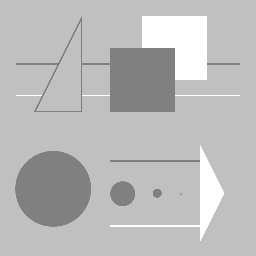
#> input picture Project-2/edges-lines-orig.png, 256 x 256 px
$ jupyter execute --allow-errors 'CV HW3 Programming.ipynb'   (shell and % lines are left out)   (Python 2 division)
#> lines starting #> are read from the running program, lines starting #| are printed output that depends on the picture; after the words box and inside, x2 and y2 are one past the last pixel; in counts of white or black regions, pixels touching at a corner belong together
[cell 1]
import os
import sys
import numpy as np
import cv2
import math
import matplotlib.pyplot as plt

[cell 2]
def scaleImageNN(image, sx, sy):
    """
    Consider the image to be a numoy array
    sx, sy contains resizing information for x and y axis.
    intepolationType tells which type of interpolation to use - Nearest Neighbors / Bilinear

    """
    newImage = np.zeros_like(image)
    scale = np.array([[sx,0,0],[0,sy,0],[0,0,1]])
    inv_scale = np.linalg.inv(scale)
    for x in range(newImage.shape[0]):
        for y in range(newImage.shape[1]):
            point = np.array([[x],[y],[1]])
            new_point = np.matmul(inv_scale,point)
            a = int(new_point[0][0])
            b = int(new_point[1][0])
            #check if new image coordinates are present in the image
            if a < image.shape[0] and b < image.shape[1]:
            #if a > 0 and a < image.shape[0] and b > 0 and b < image.shape[1]:
                newImage[x][y] = image[a][b]
    return newImage

[cell 3]
img = cv2.imread('edges-lines-orig.png',0)
#> img is the input picture: shape (256, 256); min 128, max 255, mean 186.7
plt.imshow(img,cmap='gray')

[cell 4]
newScaledImage = scaleImageNN(img,2,2)
plt.imshow(newScaledImage,cmap='gray')

[cell 5]
def translateImageNN(image,tx, ty):
#> called with tx = 60, ty = 60
    newImage = np.zeros_like(image)
    translate = np.array([[1,0,tx],[0,1,ty],[0,0,1]])
    inv_translate = np.linalg.inv(translate)
    for x in range(newImage.shape[0]):
        for y in range(newImage.shape[1]):
            point = np.array([[x],[y],[1]])
            new_point = np.matmul(inv_translate,point)
            a = int(new_point[0][0])
            b = int(new_point[1][0])
            #check if new image coordinates are present in the image
            if a > 0 and a < image.shape[0] and b > 0 and b < image.shape[1]:
                newImage[x][y] = image[a][b]
    return newImage

[cell 6]
newTranslatedImage = translateImageNN(img,60,60)
plt.imshow(newTranslatedImage,cmap ='gray')

[cell 7]
plt.imshow(img,cmap='gray')

[cell 8]
def rotateImageNN(image, degreeTheta):
#> called with degreeTheta = 10
    radians = math.radians(degreeTheta)
    sinTheta = math.sin(radians)
    cosTheta = math.cos(radians)
    newImage = np.zeros_like(image)
    rotate = np.array([[cosTheta,-sinTheta,0],[sinTheta,cosTheta,0],[0,0,1]])
    inv_rotate = np.linalg.inv(rotate)
    for x in range(newImage.shape[0]):
        for y in range(newImage.shape[1]):
            point = np.array([[x],[y],[1]])
            new_point = np.matmul(inv_rotate,point)
            a = int(new_point[0][0])
            b = int(new_point[1][0])
            #check if new image coordinates are present in the image
            if a > 0 and a < image.shape[0] and b > 0 and b < image.shape[1]:
            #if a < image.shape[0] and b < image.shape[1]:
                newImage[x][y] = 2*image[a][b]
    return newImage

[cell 9]
newRotatedImage = rotateImageNN(img,10)
plt.imshow(newRotatedImage,cmap='gray')

[cell 10]
def scaleBilinearTransformation(image, sx, sy):
#> called with sx = 2, sy = 2
    newImage = np.zeros_like(image)
    scale = np.array([[sx,0,0],[0,sy,0],[0,0,1]])
    inv_scale = np.linalg.inv(scale)
    for x in range(newImage.shape[0]):
        for y in range(newImage.shape[1]):
            point = np.array([[x],[y],[1]])
            new_point = np.matmul(inv_scale,point)
            a,b = new_point[0][0] , new_point[1][0]
            xc,xf = int(math.ceil(a)),int(math.floor(a))
            yc,yf = int(math.ceil(b)),int(math.floor(b))
            if xc == xf and yc == yf:
                intensity = image[xc,yc]
            elif xc == xf:
                intensity = image[xc, yc] * (b - yf) + image[xc, yf] * (yc - b)
            elif yc == yf:
                 intensity = image[xc, yc] * (a - xf) + image[xf, yc] * (xc - a)
            else :
                intensity = image[xf, yf] * ((xc - x) * (yc - y)) +\
                        image[xf, yc] * ((xc - x) * (y - yf)) +\
                        image[xc, yf] * ((x - xf) * (yc - y)) +\
                        image[xc, yc] * ((x - xf) * (y - yf))
            newImage[x][y] = 2*intensity
    return newImage

[cell 11]
scaledimgBL = scaleBilinearTransformation(img,2,2)

[cell 12]
plt.imshow(scaledimgBL,cmap='gray')

[cell 13]
def translateBilinearTransformation(image, tx, ty):
#> called with tx = 55, ty = 50
    newImage = np.zeros_like(image)
    translate = np.array([[1,0,tx],[0,1,ty],[0,0,1]])
    inv_translate = np.linalg.inv(translate)
    intensity = 0
    row , col = image.shape[0] , image.shape[1]
#> row = 256; col = 256
    for x in range(newImage.shape[0]):
        for y in range(newImage.shape[1]):
            point = np.array([[x],[y],[1]])
            new_point = np.matmul(inv_translate,point)
            a,b = new_point[0][0] , new_point[1][0]
            if a < 0 or b < 0:
                continue
            xc,xf = int(math.ceil(a)),int(math.floor(a))
            yc,yf = int(math.ceil(b)),int(math.floor(b))
            if ((xc < row and xc > 0) and (yc < col and yc > 0) and (xf > 0 and xf < row) and (yf > 0 and yf < col)):
                if xc == xf and yc == yf:
                    intensity = image[xc,yc]
                elif xc == xf:
                    intensity = image[xc, yc] * (b - yf) + image[xc, yf] * (yc - b)
                elif yc == yf:
                    intensity = image[xc, yc] * (a - xf) + image[xf, yc] * (xc - a)
                else :
                    intensity = image[xf, yf] * (math.abs(xc - x) * math.abs(yc - y)) +\
                    image[xf, yc] * ((xc - x) * (y - yf)) +\
                    image[xc, yf] * ((x - xf) * (yc - y)) +\
                    image[xc, yc] * ((x - xf) * (y - yf))
            newImage[x][y] = 2*intensity
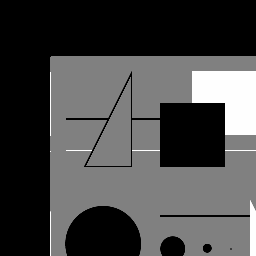
#> newImage: shape (256, 256); min 0, max 254, mean 70.8
    return newImage

[cell 14]
translatedimgBL = translateBilinearTransformation(img,55,50)
plt.imshow(translatedimgBL,cmap='gray')

[cell 15]
def rotateBilinearTransformation(image, degreeTheta):
#> called with degreeTheta = 10
    newImage = np.zeros_like(image)
    radians = math.radians(degreeTheta)
    sinTheta = math.sin(radians)
    cosTheta = math.cos(radians)
    newImage = np.zeros_like(image)
    rotate = np.array([[cosTheta,-sinTheta,0],[sinTheta,cosTheta,0],[0,0,1]])
    inv_rotate = np.linalg.inv(rotate)
    intensity = 0
    row , col = image.shape[0] , image.shape[1]
#> row = 256; col = 256
    for x in range(newImage.shape[0]):
        for y in range(newImage.shape[1]):
            point = np.array([[x],[y],[1]])
            new_point = np.matmul(inv_rotate,point)
            a,b = new_point[0][0] , new_point[1][0]
            if a < 0 or b < 0:
                continue
            xc,xf = int(math.ceil(a)),int(math.floor(a))
            yc,yf = int(math.ceil(b)),int(math.floor(b))
            if ((xc < row and xc > 0) and (yc < col and yc > 0) and (xf > 0 and xf < row) and (yf > 0 and yf < col)):
                if xc == xf and yc == yf:
                    intensity = image[xc,yc]
                elif xc == xf:
                    intensity = image[xc, yc] * (b - yf) + image[xc, yf] * (yc - b)
                elif yc == yf:
                    intensity = image[xc, yc] * (a - xf) + image[xf, yc] * (xc - a)
                else :
                    intensity = image[xf, yf] * ((xc - x) * (yc - y)) +\
                    image[xf, yc] * ((xc - x) * (y - yf)) +\
                    image[xc, yf] * ((x - xf) * (yc - y)) +\
                    image[xc, yc] * ((x - xf) * (y - yf))
            newImage[x][y] = 2*intensity
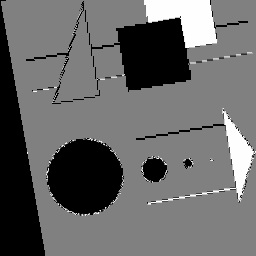
#> newImage: shape (256, 256); min 0, max 254, mean 104
    return newImage

[cell 16]
roatatedImgBL = rotateBilinearTransformation(img, 10)
plt.imshow(roatatedImgBL,cmap = 'gray')

[cell 17]
# [5 lines left out: function getCoordintes, not called in this run]

[cell 18]
test_img = np.zeros((512,512,3), np.uint8)
cv2.namedWindow('image')
cv2.setMouseCallback('image',getCoordintes)

[cell 19]
# [46 lines left out: functions pprint, gauss, not called in this run]

[cell 20]
# Test gauss elimination method
#matrixToSolve = np.array([[2.0,1.0,-1.0,8.0],[-3.0,-1.0,2.0,-11.0],[-2.0,1.0,2.0,-3.0]])
#matrixToSolve = np.array([[1.0,2.0,3.0,1.0],[4.0,5.0,6.0,1.0],[1.0,0,1.0,1.0]])
#gauss(matrixToSolve)

[cell 21]
X = np.array([[2,1,-1],[-3,-1,2],[-2,1,2]])
#X = np.array([[2,3,-2],[1,-1,1],[-1,2,2]])
y = np.array([8,-11,-3])
ans = np.linalg.solve(X,y)

[cell 22]
def calculateAffineMatrix(X,Y):
    return np.linalg.solve(X,Y)

[cell 23]
matrixToSolve = np.array([[49,108,1,0,0,0],[0,0,0,49,108,1],[178, 107,1,0,0,0],[0,0,0,178, 107,1],[104,  25,1,0,0,0],[0,0,0,104,  25,1]])
Y = np.array([[180],[107],[46],[112],[123],[200]])
ans = np.linalg.solve(matrixToSolve,Y)
print ans
#ans = np.dot(np.linalg.inv(matrixToSolve),Y)
#print ans

[cell 24]
# lets assume three points in the source and target image.
plt.imshow(img,cmap = 'gray')

[cell 25]
brain_up = cv2.imread('brain_up.jpeg',0)
#brain_down = cv2.imread('brain_down.jpeg',0)

#> (a cell that did not finish here is left out)

[cell 27]
#plt.imshow(brain_down,cmap='gray')

[cell 28]
def affineTransformation(image,affine_matrix):
    newImage = np.zeros_like(image)
    #scale = np.array([[sx,0,0],[0,sy,0],[0,0,1]])
    inv_affine_matrix = np.linalg.inv(affine_matrix)
    for x in range(newImage.shape[0]):
        for y in range(newImage.shape[1]):
            point = np.array([[x],[y],[1]])
            new_point = np.matmul(inv_affine_matrix,point)
            a = int(new_point[0][0])
            b = int(new_point[1][0])
            #check if new image coordinates are present in the image
            #if a < image.shape[0] and b < image.shape[1]:
            if a > 0 and a < image.shape[0] and b > 0 and b < image.shape[1]:
                newImage[x][y] = image[a][b]
    return newImage

[cell 29]
#matrixToSolve = np.array([[105,27,1,0,0,0],[0,0,0,105,27,1],[54,109,1,0,0,0],[0,0,0,54,109,1],[168,100,1,0,0,0],[0,0,0,168,100,1]])
#Y = np.array([[51],[109],[176],[104],[123],[199]])
matrixToSolve = np.array([[49,108,1,0,0,0],[0,0,0,49,108,1],[178,107,1,0,0,0],[0,0,0,178,107,1],[104,25,1,0,0,0],[0,0,0,104,25,1]])
Y = np.array([[180],[107],[46],[112],[123],[200]])
ans = np.linalg.solve(matrixToSolve,Y)
print ans

[cell 30]
t_matrix = np.array([[ans[0][0],ans[1][0],ans[2][0]],[ ans[3][0],ans[4][0],  ans[5][0]],[0,0,1]])
print t_matrix
#> (the rest of this cell did not finish here and is left out)

# Hough Transform

[cell 31]
def convolve2d(image, kernel, kernelsize):
    """
    This function assumes square kernels for now.
    """
    assert kernelsize%2 == 1 #this step is important
    kernel = np.flipud(np.fliplr(kernel))
    output = np.zeros_like(image)
    image_padded = np.zeros((image.shape[0] + kernelsize - 1, image.shape[1] + kernelsize - 1))
    skipfactor = (kernelsize-1)/2
    image_padded[skipfactor:-skipfactor, skipfactor:-skipfactor] = image
    for x in range(image.shape[0]):
        for y in range(image.shape[1]):
            output[x,y]=(kernel*image_padded[x:x+kernelsize,y:y+kernelsize]).sum()
    return output

[cell 32]
yderiv = np.array([[0,-0.5,0],[0,0,0],[0,0.5,0]])
xderiv = np.array([[0,0,0],[-0.5,0,0.5],[0,0,0]])

[cell 33]
# Calculation of Edge Map
def calculateEdgeMap(xderiv,yderiv):
    assert xderiv.shape == yderiv.shape
    output = np.zeros_like(xderiv)
    output = np.sqrt(np.square(xderiv) + np.square(yderiv))
    return output

### Smooth the image and derivate it to find edgemap

[cell 34]
hough_image = cv2.imread('mnn4-runway-Ohio.jpg',0)
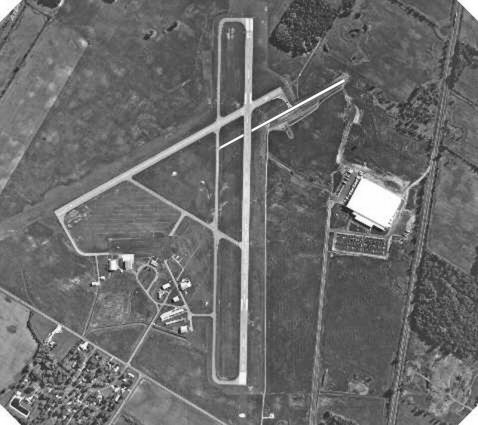
#> input picture Project-2/mnn4-runway-Ohio.jpg, 478 x 425 px
#> hough_image is the input picture: shape (425, 478); min 19, max 255, mean 107
plt.imshow(hough_image,cmap='gray')

[cell 35]
kernel5X5 = np.ones((13,13),np.float32)/169
smooth_hough_image = convolve2d(hough_image,kernel5X5,13)
plt.imshow(smooth_hough_image,cmap='gray')

[cell 36]
yderivimg = convolve2d(smooth_hough_image,yderiv,3)
plt.imshow(yderivimg,cmap='gray')

[cell 37]
xderivimg = convolve2d(smooth_hough_image,xderiv,3)
plt.imshow(xderivimg,cmap='gray')

[cell 38]
edgeMapImage = calculateEdgeMap(xderivimg,yderivimg)
edgeMapImage = (edgeMapImage / np.max(edgeMapImage)) * 255
edgeMapImage = edgeMapImage.astype(int) # this is an important step
plt.imshow(edgeMapImage,cmap='gray')

[cell 39]
def thresholding(image, threshold):
#> called with threshold = 100
    output = np.zeros_like(image)
    for i in range(image.shape[0]):
        for j in range(image.shape[1]):
            if image[i][j] < threshold :
                output[i][j] = 0
            else :
                output[i][j] = 255 #image[i][j]
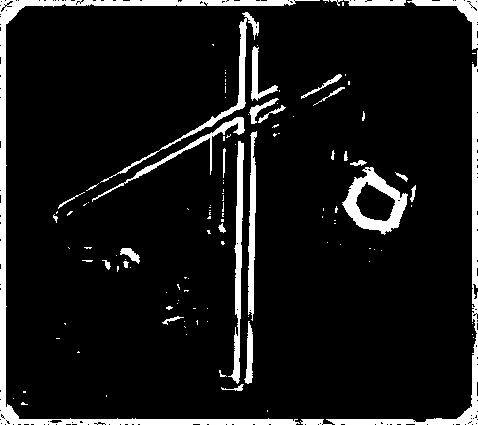
#> output: shape (425, 478) int64; 9.2% white; 126 white regions (92 under 20 px), largest, box (x1, y1, x2, y2) and area: (0, 0, 320, 425) 6045, (326, 50, 478, 425) 2838, (342, 167, 408, 235) 1708
    return output

[cell 40]
thresholdImage = thresholding(edgeMapImage,100)
plt.imshow(thresholdImage,cmap='gray')

[cell 41]
def houghTransform(image):
    diag = math.sqrt(math.pow(image.shape[0],2) + math.pow(image.shape[1],2))
#> diag = 639.6
    diag = int(diag)
#> diag = 639
    accumulator = np.zeros((diag,180))
    rho = 0
    for i in range(image.shape[0]):
        for j in range(image.shape[1]):
            if image[i][j] != 0:
                for theta in range(0,180):
                    rho = int(i * math.cos(math.radians(theta)) + j* math.sin(math.radians(theta)))
                    accumulator[rho][theta] = accumulator[rho][theta] + 1
    return accumulator

[cell 42]
acc = houghTransform(thresholdImage)

[cell 43]
plt.imshow(acc,aspect='auto')

[cell 44]
def findPeaksIndices(accumulator):
    output = []
    for i in range(accumulator.shape[0]):
        for j in range(accumulator.shape[1]):
            if accumulator[i][j] != 0 :
                output.append((i,j))
    return output

[cell 45]
acck = np.ones((5,5),np.float32)/25
smoothed_acc = convolve2d(acc, acck, 5)
#> call 4 of convolve2d, with kernel = array of shape (5, 5), kernelsize = 5
#> after the loop in convolve2d (call 4), `for x in range(image.shape[0]):`:
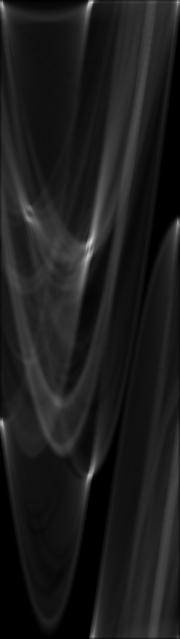
#> output: shape (639, 180) float64; min 0, max 209.4, mean 29
plt.imshow(smoothed_acc,aspect='auto')

[cell 46]
def nonMaximumSeparation(accumulator):
    indices = []
    output = np.zeros_like(accumulator)
    for i in range(1,accumulator.shape[0]-1):
        for j in range(1,accumulator.shape[1]-1):
            # if i am maximum in neighborhood, keep me, else make me 0
            me, up , down , left , right = accumulator[i][j] ,accumulator[i-1][j] \
            , accumulator[i+1][j] , accumulator[i][j-1], accumulator[i][j+1]
            upleft, upright, bottomleft, bottomright = accumulator[i-1][j-1] \
            , accumulator[i-1][j+1],accumulator[i+1][j-1],accumulator[i+1][j+1]
            #print up,down,left,right
            if me >= up and me >= down and me>=left and me>=right and me >=upleft and me>=upright \
            and me>=bottomleft and me>=bottomright:
                continue
                #output[i][j] = me
            else:
                indices.append((i,j))
#> after the loop, indices = 103472 items
                #output[i][j] = 0
    for point in indices:
        accumulator[point[0]][point[1]] = 0
#> this loop made 103472 passes
#> point on passes 1 to 3: (1, 1), (1, 2), (1, 3)
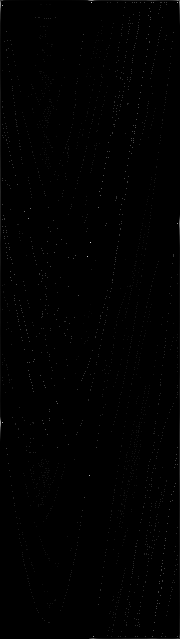
#> accumulator: shape (639, 180) float64; min 0, max 209.4, mean 0.9
    return accumulator

[cell 47]
edgyacc = nonMaximumSeparation(smoothed_acc)
plt.imshow(edgyacc,aspect='auto')

[cell 48]
threshold_acc = thresholding(edgyacc,137)
#> after the loop in thresholding (call 2), `for i in range(image.shape[0]):`: output: shape (639, 180) float64; 0.02% white in thin lines or dots
plt.imshow(threshold_acc,aspect='auto',cmap='gray')

[cell 49]
peaklist = findPeaksIndices(threshold_acc)
#> peaklist = [(0, 91), (0, 92), (2, 91), (2, 177), (3, 0), (4, 0), (5, 0), (5, 2), (218, 28), (223, 177), (242, 90), (256, 87), (421, 0), (422, 0), (422, 2), (423, 0), (424, 0), (475, 89), (636, 93)]
print peaklist
#| [(0, 91), (0, 92), (2, 91), (2, 177), (3, 0), (4, 0), (5, 0), (5, 2), (218, 28), (223, 177), (242, 90), (256, 87), (421, 0), (422, 0), (422, 2), (423, 0), (424, 0), (475, 89), (636, 93)]
#| [(0, 91), (0, 92), (2, 91), (2, 177), (3, 0), (4, 0), (5, 0), (5, 2), (218, 28), (223, 177), (242, 90), (256, 87), (421, 0), (422, 0), (422, 2), (423, 0), (424, 0), (475, 89), (636, 93)]

[cell 50]
def houghLines(peaklist,image):
    for point in peaklist:
        rho = point[0]
        theta = point[1]
        sintheta = math.sin(math.radians(theta))
        costheta = math.cos(math.radians(theta))
        if theta != 0:
            y1 = int(rho/sintheta)
            y2 = int((rho - image.shape[0]*costheta)/sintheta)
            cv2.line(image,(y1,0),(y2,image.shape[0]),(0,255,0),2)
#> this loop made 19 passes
#> (rho, theta, sintheta, costheta, y1, y2) on passes 1, 2, 3, 4, 8, 9, 10, 11, 12, 15, 18, 19: (0, 91, 1, -0.0175, 0, 7), (0, 92, 0.999, -0.0349, 0, 14), (2, 91, 1, -0.0175, 2, 9), (2, 177, 0.0523, -0.999, 38, 8147), (5, 2, 0.0349, 0.999, 143, -12027), (218, 28, 0.469, 0.883, 464, -334), (223, 177, 0.0523, -0.999, 4260, 12370), (242, 90, 1, 6.12e-17, 242, 241), (256, 87, 0.999, 0.0523, 256, 234), (422, 2, 0.0349, 0.999, 12091, -78), (475, 89, 1, 0.0175, 475, 467), (636, 93, 0.999, -0.0523, 636, 659)
#> (rho, theta, sintheta, costheta) on passes 5, 6, 7, 13, 14, 16: (3, 0, 0, 1), (4, 0, 0, 1), (5, 0, 0, 1), (421, 0, 0, 1), (422, 0, 0, 1), (423, 0, 0, 1)

[cell 51]
peaklist = findPeaksIndices(threshold_acc)
print peaklist

[cell 52]
test_hough_image = cv2.imread('mnn4-runway-Ohio.jpg',0)
houghLines(peaklist,test_hough_image)
plt.imshow(test_hough_image,cmap='gray')

[cell 53]
hough_image2 = test_hough_image = cv2.imread('two.png',0)
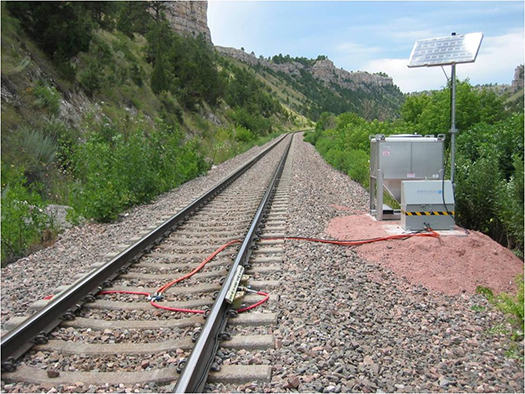
#> input picture Project-2/two.png, 525 x 394 px
#> hough_image2: shape (394, 525); min 0, max 255, mean 126.3
plt.imshow(hough_image2,cmap='gray')

[cell 54]
smooth_hough_image = convolve2d(hough_image2,kernel5X5,13)
plt.imshow(smooth_hough_image,cmap='gray')

[cell 55]
yderivimg = convolve2d(smooth_hough_image,yderiv,3)
plt.imshow(yderivimg,cmap='gray')

[cell 56]
xderivimg = convolve2d(smooth_hough_image,xderiv,3)
plt.imshow(xderivimg,cmap='gray')

[cell 57]
edgeMapImage = calculateEdgeMap(xderivimg,yderivimg)
edgeMapImage = (edgeMapImage / np.max(edgeMapImage)) * 255
#> edgeMapImage: shape (394, 525) float16
edgeMapImage = edgeMapImage.astype(int) # this is an important step
plt.imshow(edgeMapImage,cmap='gray')

[cell 58]
thresholdImage = thresholding(edgeMapImage,80)
#> call 3 of thresholding, with threshold = 80
#> after the loop in thresholding (call 3), `for i in range(image.shape[0]):`:
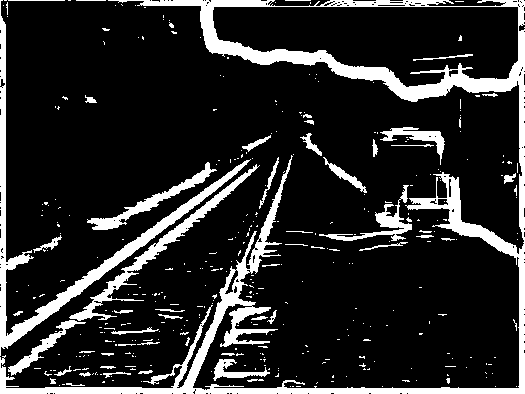
#> output: shape (394, 525) int64; 15.9% white; 364 white regions (311 under 20 px), largest, box (x1, y1, x2, y2) and area: (0, 0, 525, 394) 18169, (0, 0, 251, 356) 4994, (69, 164, 260, 321) 2104
plt.imshow(thresholdImage,cmap='gray')

[cell 59]
acc = houghTransform(thresholdImage)

[cell 60]
plt.imshow(acc,aspect='auto')

[cell 61]
acck = np.ones((5,5),np.float32)/25
smoothed_acc = convolve2d(acc, acck, 5)
#> after the loop in convolve2d (call 8), `for x in range(image.shape[0]):`:
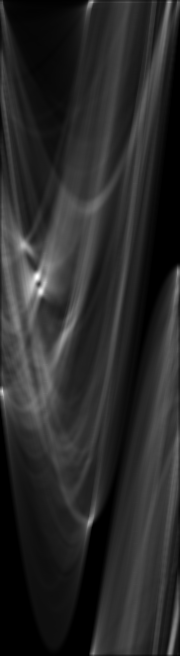
#> output: shape (656, 180) float64; min 0, max 298.4, mean 49.7; drawn with min black and max white
plt.imshow(smoothed_acc,aspect='auto')

[cell 62]
edgyacc = nonMaximumSeparation(smoothed_acc)
#> the loop in nonMaximumSeparation (call 2), `for point in indices:` made 105910 passes
plt.imshow(edgyacc,aspect='auto')

[cell 63]
threshold_acc = thresholding(edgyacc,182)
#> after the loop in thresholding (call 4), `for i in range(image.shape[0]):`: output: shape (656, 180) float64; 0.01% white in thin lines or dots, all inside (x1, y1, x2, y2) = (0, 2, 170, 523)
plt.imshow(threshold_acc,aspect='auto',cmap='gray')

[cell 64]
peaklist = findPeaksIndices(threshold_acc)
#> peaklist = [(2, 91), (2, 169), (245, 22), (276, 37), (282, 44), (284, 44), (291, 40), (336, 63), (391, 0), (391, 2), (522, 88)]
print peaklist
#| [(2, 91), (2, 169), (245, 22), (276, 37), (282, 44), (284, 44), (291, 40), (336, 63), (391, 0), (391, 2), (522, 88)]

[cell 65]
test_hough_image2 = test_hough_image = cv2.imread('two.png',0)
houghLines(peaklist,test_hough_image2)
#> the loop in houghLines (call 2), `for point in peaklist:` made 11 passes
#> (rho, theta, sintheta, costheta, y1, y2) on passes 1, 2, 3, 4, 5, 6, 7, 8, 10, 11: (2, 91, 1, -0.0175, 2, 8), (2, 169, 0.191, -0.982, 10, 2037), (245, 22, 0.375, 0.927, 654, -321), (276, 37, 0.602, 0.799, 458, -64), (282, 44, 0.695, 0.719, 405, -2), (284, 44, 0.695, 0.719, 408, 0), (291, 40, 0.643, 0.766, 452, -16), (336, 63, 0.891, 0.454, 377, 176), (391, 2, 0.0349, 0.999, 11203, -79), (522, 88, 0.999, 0.0349, 522, 508)
#> (rho, theta, sintheta, costheta) on pass 9: (391, 0, 0, 1)
#> after the loop in houghLines (call 2), `for point in peaklist:`:
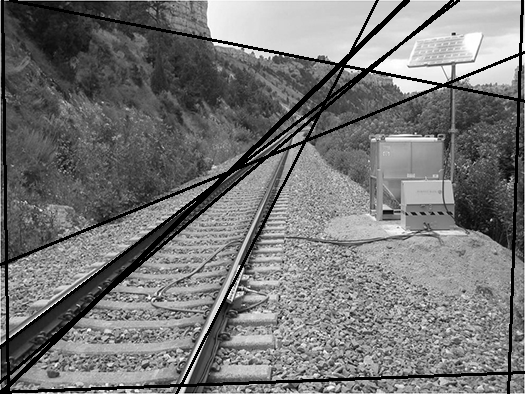
#> image: shape (394, 525); min 0, max 255, mean 117.7
